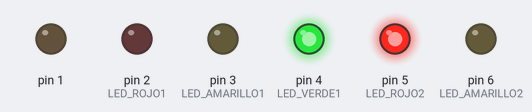
Recording of a sketch running on a simulated Arduino Uno, built with avr-gcc and run on an emulated ATmega328P. Shown: output pins drawn as LEDs (lit = HIGH).

Above: at 2.5 s.
At 9.5 s:
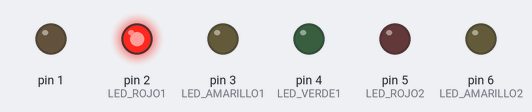
At 13.0 s:
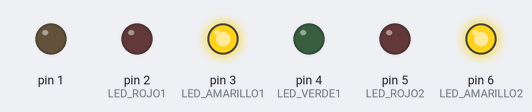
Timing chart, 0 to 18.2 s (numbered marks = the images above):
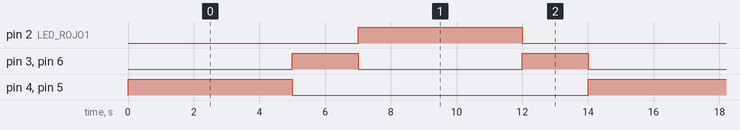

Measured:
- by itself, pin 2 (LED_ROJO1), pin 4 (LED_VERDE1), pin 5 (LED_ROJO2): alternates HIGH for 5.0 s and LOW for 9.0 s
- by itself, pin 3 (LED_AMARILLO1), pin 6 (LED_AMARILLO2): alternates HIGH for 2.0 s and LOW for 5.0 s
- by itself, everything shown: repeats every 14.0 s, in 5 steps

The sketch:

semaforo.ino
```cpp
// C++ code
//JUEGO DE SEMAFOROS


#define LED_ROJO1 2
#define LED_AMARILLO1 3
#define LED_VERDE1 4


#define LED_ROJO2 5
#define LED_AMARILLO2 6
#define LED_VERDE2 7

#define  BTN_DOWN 11

void setup()
{
  pinMode(1, OUTPUT);
  pinMode(2, OUTPUT);
  pinMode(3, OUTPUT);
  pinMode(4, OUTPUT);
  pinMode(5, OUTPUT);
  pinMode(6, OUTPUT);
  //pinMode(BTN_UP,INPUT_PULLUP);
 // pinMode(BTN_DOWN,INPUT_PULLUP);
}

void loop()

 {
   digitalWrite(LED_VERDE1, HIGH);
   digitalWrite(LED_ROJO2, HIGH);
   delay(5000);

  digitalWrite(LED_VERDE1, LOW);
  digitalWrite(LED_ROJO2, LOW);

  digitalWrite(LED_AMARILLO1, HIGH);
  digitalWrite(LED_AMARILLO2, HIGH);
  delay(2000);

  digitalWrite(LED_AMARILLO1, LOW);
  digitalWrite(LED_AMARILLO2, LOW);

  digitalWrite(LED_ROJO1, HIGH);
  digitalWrite(LED_VERDE2, HIGH);
  delay(5000);

   digitalWrite(LED_ROJO1, LOW);
   digitalWrite(LED_VERDE2, LOW);

   digitalWrite(LED_AMARILLO1, HIGH);
   digitalWrite(LED_AMARILLO2, HIGH);
    delay(2000);

   digitalWrite(LED_AMARILLO1, LOW);
   digitalWrite(LED_AMARILLO2, LOW);


 }
```
